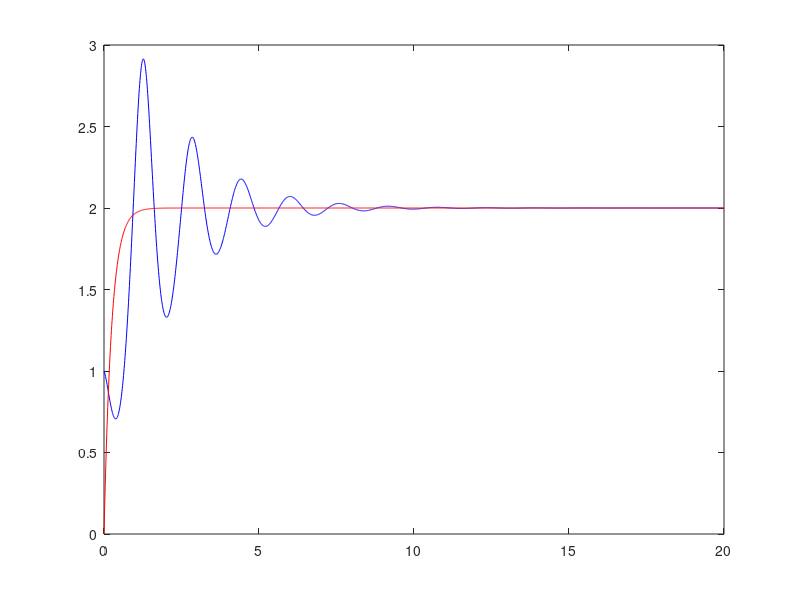

MATLAB code to generate this figure:
clear; clc; close all
Lp = -0.5;
Lda = 2;

Lp_ref = -4;
Lda_ref = 4;

t0 = 0;
dt = 0.01;
Tf = 20;
T = t0:dt:Tf;
p = zeros(1,length(T));
p0 = 1; % initial state
p(:,1) = p0;

p_ref = zeros(1,length(T));

gamma_p = 1;
gamma_r = 1;
kp = 0;
kr = 0;

for t = 1:(length(T)-1)
    r = 2;
    e = p(t) - p_ref(t);   
    da = kp*p(t) + kr*r;

    p_dot = Lp*p(t) + Lda*da;
    p_ref_dot = Lp_ref*p_ref(t) + Lda_ref*r;

    kp_dot = -gamma_p*p(t)*e;
    kr_dot = -gamma_p*r*e;

    kp = kp + dt*kp_dot;
    kr = kr + dt*kr_dot;

    p(t+1) = p(t) + dt*p_dot;
    p_ref(t+1) = p_ref(t) + dt*p_ref_dot;
end

plot(T,p,'-b',T,p_ref,'r')